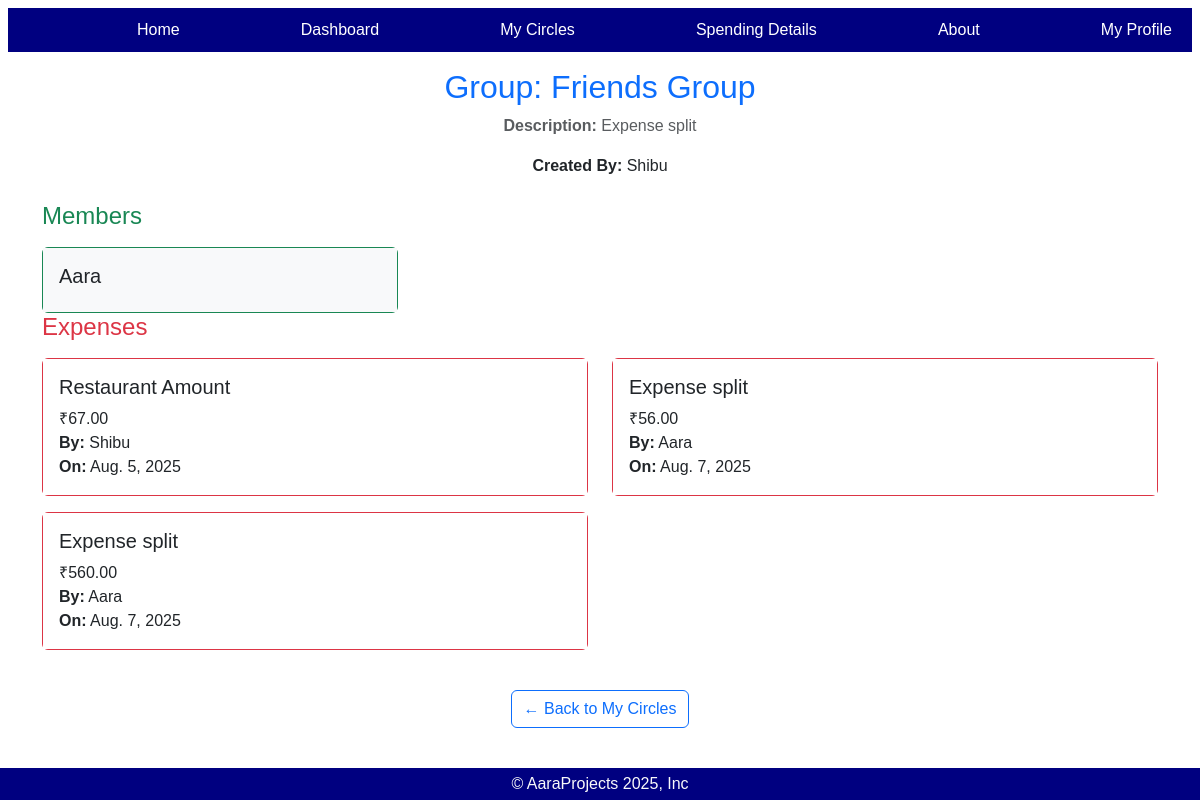
Page /ViewGroup/3/ (signed in) on the committed database.
### myapp/models.py (models this page shows, shortened)
class MyCircle(models.Model):
    name=models.CharField(max_length=100)
    description=models.CharField(max_length=100)
    created_by=models.ForeignKey(settings.AUTH_USER_MODEL,on_delete=models.CASCADE)
    members=models.ManyToManyField(settings.AUTH_USER_MODEL,related_name='joined_circles',blank=True)

class CustomUser(AbstractUser):
    email = models.EmailField(unique=True)
    phone=models.CharField(max_length=15)
    address=models.TextField(blank=True)
    USERNAME_FIELD = 'email'
    REQUIRED_FIELDS = ['username']
    def __str__(self):
        return self.username

class Expense(models.Model):
    description=models.CharField(max_length=100)
    user=models.ForeignKey(settings.AUTH_USER_MODEL,on_delete=models.CASCADE)
    amount=models.DecimalField(max_digits=10,decimal_places=2)
    date=models.DateField()
    circle=models.ForeignKey(MyCircle,on_delete=models.CASCADE)
    category=models.ForeignKey(Category,on_delete=models.SET_NULL,null=True)

### myapp/views.py (the view)
# urls.py: path('ViewGroup/<int:circle_id>/', views.view_group, name='view_group'),
@login_required
def view_group(request, circle_id):
    circle = get_object_or_404(MyCircle, id=circle_id)
    members = circle.members.all()
    expenses = Expense.objects.filter(circle=circle)
    return render(request, 'view_group.html', {'circle': circle,'members': members,'expenses': expenses})

### myapp/templates/view_group.html
{% extends 'base.html' %}
{% block content %}
<div class="container mt-2">
    <div class="text-center mb-4">
        <h2 class="text-primary">Group: {{ circle.name }}</h2>
        <p class="text-muted"><strong>Description:</strong> {{ circle.description }}</p>
        <p><strong>Created By:</strong> {{ circle.created_by.username }}</p>
    </div>
    <h4 class="mb-3 text-success">Members</h4>
    <div class="row">
        {% for member in members %}
            <div class="col-md-4">
                <div class="card border-success">
                    <div class="card-body bg-light">
                        <h5 class="card-title text-dark">{{ member.username }}</h5>
                    </div>
                </div>
            </div>
        {% empty %}
            <div class="col-12">
                <div class="alert alert-warning">No members in this circle.</div>
            </div>
        {% endfor %}
    </div>
    <h4 class="mb-3 text-danger">Expenses</h4>
    <div class="row">
        {% for expense in expenses %}
            <div class="col-md-6">
                <div class="card border-danger mb-3">
                    <div class="card-body bg-white">
                        <h5 class="card-title">{{ expense.description }}</h5>
                        <p class="card-text">
                            ₹{{ expense.amount }} <br>
                            <strong>By:</strong> {{ expense.user }} <br>
                            <strong>On:</strong> {{ expense.date }}
                        </p>
                    </div>
                </div>
            </div>
        {% empty %}
            <div class="col-12">
                <div class="alert alert-info">No expenses in this circle.</div>
            </div>
        {% endfor %}
    </div>
    <div class="text-center mt-4">
        <a href="{% url 'mycircles' %}" class="btn btn-outline-primary">← Back to My Circles</a>
    </div>
</div>
{% endblock %}

### myapp/static/home.css (style rules this page uses)
* { font-family:'Franklin Gothic Medium', 'Arial Narrow', Arial, sans-serif; }
html,body { height:100%, margin:0 }

### myapp/templates/base.html (style rules this page uses)
html, body { height: 100%; margin: 0; padding: 0; }
body { display: flex; flex-direction: column; min-height: 100vh; }

### rows in the picture
MyCircle: name "Friends Group", description "Expense split", created_by.username "Shibu"
CustomUser: username "Aara"
Expense: description "Restaurant Amount", amount "67.00", user "Shibu", date "Aug. 5, 2025"
Expense: description "Expense split", amount "56.00", user "Aara", date "Aug. 7, 2025"
Expense: description "Expense split", amount "560.00", user "Aara", date "Aug. 7, 2025"
